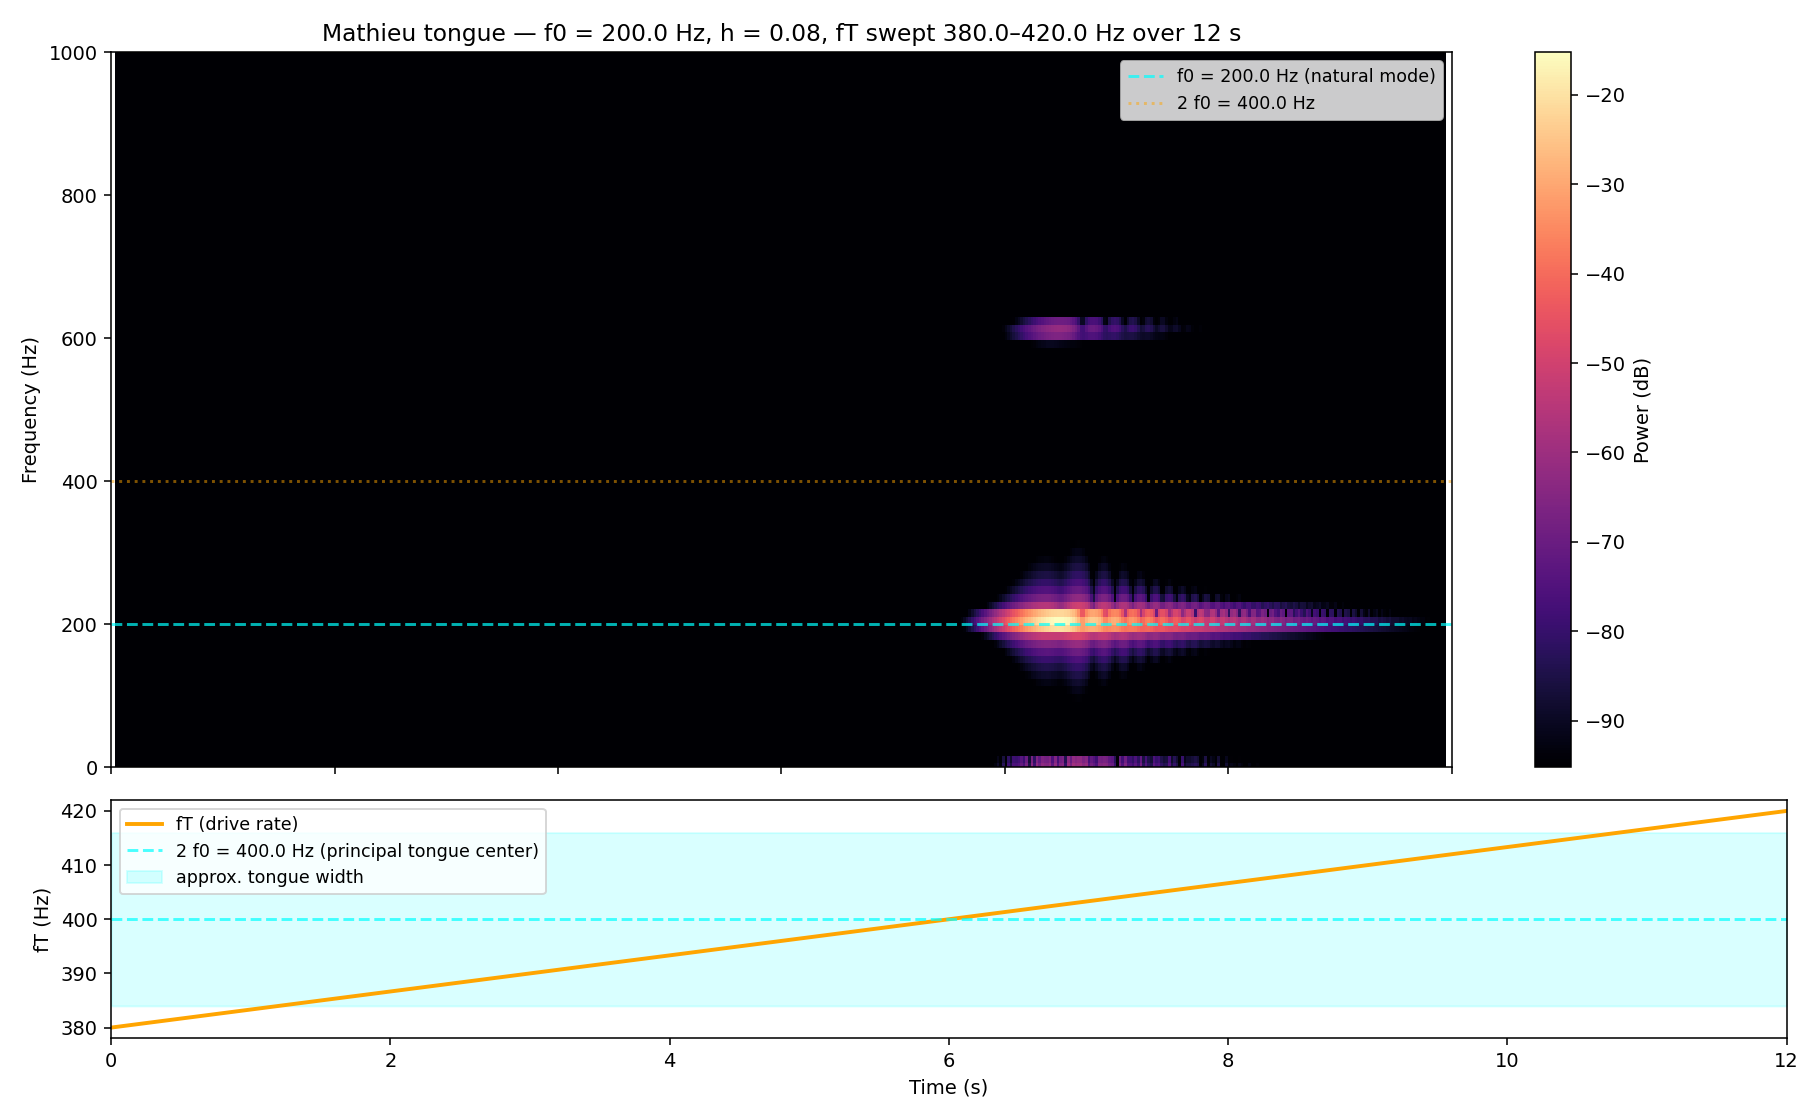

The script that saved this image:
"""
Mathieu equation simulation — hearing a Floquet tongue.

We integrate
    x'' + 2 gamma x' + omega_0^2 (1 + h cos(phi(t))) x = 0
where phi(t) is the phase of a slowly swept modulator. The modulation rate
sweeps through 2*f0, the principal Mathieu/parametric resonance, so you should
hear a tone at f0 emerge from silence as the system enters the tongue, peak,
and decay as the modulation rate sweeps past.

Outputs:
    mathieu_tongue.wav   — the audible state x(t)
    mathieu_tongue.png   — spectrogram with the tongue annotated
"""

import numpy as np
import matplotlib

matplotlib.use("Agg")
import matplotlib.pyplot as plt
from scipy.io import wavfile
from scipy.signal import spectrogram

# ---------------------------------------------------------------- parameters
fs = 22050                    # sample rate (cd-quality is overkill for 200 Hz; halve for memory)
duration = 12.0               # seconds
N = int(fs * duration)
t = np.arange(N) / fs
dt = 1.0 / fs

f0 = 200.0                    # natural frequency (Hz)
omega_0 = 2 * np.pi * f0
gamma = 0.002 * omega_0       # weak damping
h = 0.08                      # modulation depth

# Sweep modulation rate from below 2*f0 to above
fT_start = 380.0
fT_end = 420.0
fT = fT_start + (fT_end - fT_start) * (t / duration)
# integrate instantaneous frequency to get phase
phase_T = 2 * np.pi * np.cumsum(fT) * dt

# ---------------------------------------------------------------- integrator
# Velocity Verlet on a damped Mathieu oscillator.
x = np.zeros(N)
v = np.zeros(N)
x[0] = 1e-6                   # tiny seed perturbation

cos_phase = np.cos(phase_T)

for n in range(N - 1):
    omega_sq = omega_0 ** 2 * (1.0 + h * cos_phase[n])
    a_n = -omega_sq * x[n] - 2.0 * gamma * v[n]

    v_half = v[n] + 0.5 * a_n * dt
    x[n + 1] = x[n] + v_half * dt

    omega_sq_next = omega_0 ** 2 * (1.0 + h * cos_phase[n + 1])
    a_next = -omega_sq_next * x[n + 1] - 2.0 * gamma * v_half
    v[n + 1] = v_half + 0.5 * a_next * dt

# ---------------------------------------------------------------- audio out
# Compress dynamic range a bit so the early growth is audible without
# squashing the peak — soft clip via tanh on a log-ish gain stage.
peak = np.max(np.abs(x))
x_norm = x / peak
# Gentle pre-emphasis: bring quiet parts up while leaving peak near 1
x_audio = np.tanh(3.0 * x_norm) * 0.9

wav_path = "mathieu_tongue.wav"
wavfile.write(wav_path, fs, (x_audio * 32767).astype(np.int16))

# ---------------------------------------------------------------- spectrogram
f_spec, t_spec, Sxx = spectrogram(
    x_norm, fs, nperseg=2048, noverlap=1536, window="hann"
)
Sxx_db = 10.0 * np.log10(Sxx + 1e-12)

fig, (ax1, ax2) = plt.subplots(
    2, 1, figsize=(13, 8), gridspec_kw={"height_ratios": [3, 1]}, sharex=True
)

mesh = ax1.pcolormesh(
    t_spec, f_spec, Sxx_db, shading="auto", cmap="magma",
    vmin=Sxx_db.max() - 80, vmax=Sxx_db.max(),
)
ax1.set_ylim(0, 1000)
ax1.set_ylabel("Frequency (Hz)")
ax1.set_title(
    f"Mathieu tongue — f0 = {f0} Hz, h = {h}, "
    f"fT swept {fT_start}–{fT_end} Hz over {duration:.0f} s"
)
ax1.axhline(f0, color="cyan", linestyle="--", alpha=0.7,
            label=f"f0 = {f0} Hz (natural mode)")
ax1.axhline(2 * f0, color="orange", linestyle=":", alpha=0.5,
            label=f"2 f0 = {2*f0} Hz")
ax1.legend(loc="upper right", fontsize=9)
fig.colorbar(mesh, ax=ax1, label="Power (dB)")

# Bottom panel: drive frequency over time, with tongue band highlighted
ax2.plot(t, fT, color="orange", lw=2, label="fT (drive rate)")
ax2.axhline(2 * f0, color="cyan", linestyle="--", alpha=0.7,
            label=f"2 f0 = {2*f0} Hz (principal tongue center)")
ax2.fill_between(
    t, 2 * f0 - h * f0, 2 * f0 + h * f0,
    color="cyan", alpha=0.15, label="approx. tongue width"
)
ax2.set_xlabel("Time (s)")
ax2.set_ylabel("fT (Hz)")
ax2.set_xlim(0, duration)
ax2.legend(loc="upper left", fontsize=9)

plt.tight_layout()
png_path = "mathieu_tongue.png"
plt.savefig(png_path, dpi=140)
plt.close(fig)

print(f"Wrote {wav_path}")
print(f"Wrote {png_path}")
print(f"Peak |x|: {peak:.3e}")
print(f"Final |x|: {np.abs(x[-1]):.3e}")
